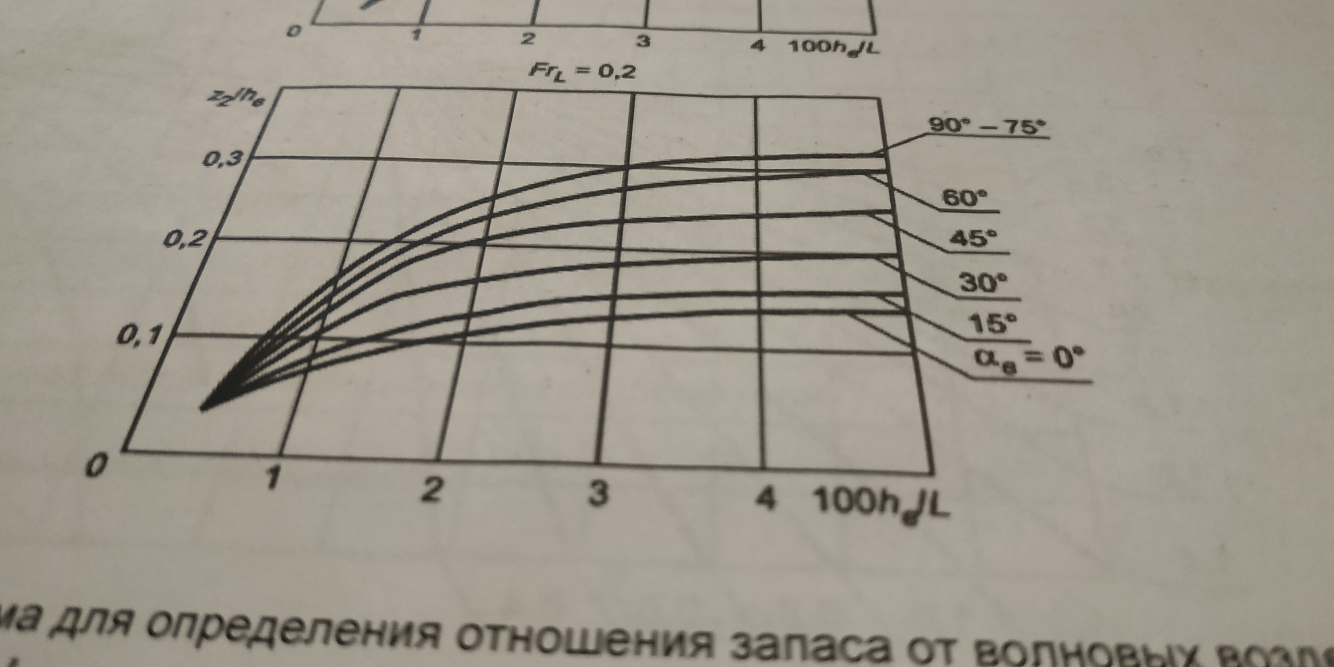
#> input picture res/img.jpg, 4000 x 2000 px (shown at 1/3 size)
$ python main.py
#> lines starting #> are read from the running program, lines starting #| are printed output that depends on the picture
import cv2, shutil, os
import numpy as np
from skimage.morphology import skeletonize, medial_axis
import importlib
import runpy
from tkinter import Tk
from tkinter.filedialog import askopenfilename


def check_folder_exist(folder):
    if not os.path.isdir(folder):
        os.mkdir(folder)


def folder_clear(folder):
    for filename in os.listdir(folder):
        file_path = os.path.join(folder, filename)
        try:
            if os.path.isfile(file_path) or os.path.islink(file_path):
                os.unlink(file_path)
            elif os.path.isdir(file_path):
                shutil.rmtree(file_path)
        except Exception as e:
            print('Failed to delete %s. Reason: %s' % (file_path, e))

def empty(a):
    pass

# mouse callback function for line drawing
# [15 lines left out: function line_drawing, not called in this run]

def img_scaling(scale):
    img = imgGet.copy()
    height, width = img.shape[:2]  # image dimentions

    # масштабируем до 600рх по длинной стороне
    height = int(height * scale / width)
    width = scale
    if height >= width:
        width = int(width * scale / height)
        height = scale

    img = cv2.resize(img, (width, height), interpolation=cv2.INTER_AREA)
    return img

# mouse callback fun for put marks
# [55 lines left out: functions dots_drawing, cropping_img, not called in this run]


if __name__ == '__main__':
    folderToSaveImg = 'res/skeleton/'
    # if not os.path.isdir(folderToSaveImg):
    #     os.mkdir(folderToSaveImg)
    check_folder_exist(folderToSaveImg)
    folder_clear(folderToSaveImg)
    #print("Текущая деректория:", os.getcwd())

    Tk().withdraw() # we don't want a full GUI, so keep the root window from appearing
    res_filename = askopenfilename() # show an "Open" dialog box and return the path to the selected file
#> the answer given: res/img.jpg

    imgGet = cv2.imread(res_filename, cv2.IMREAD_COLOR)#get image from file
#> imgGet is the input picture: shape (2000, 4000, 3); mean B, G, R 140.3, 151.9, 158.3
    #imgColour = imgGet.copy()#cv2.cvtColor(imgGet, cv2.COLOR_GRAY2BGR) # assign color model


    scale = int(input("Input window size in px (default=800)\n"
                      "Введите размер окна в пикселях: ") or "800") # scale in px
#> the answer given: 100
    imgColour = img_scaling(scale) # to fit at monitor
#> in img_scaling, `img = cv2.resize(img, (width, height), interpolation=cv2.INTER_AREA)`:
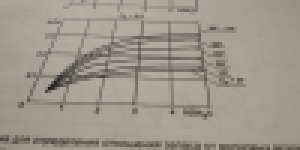
#> img: shape (50, 100, 3) (shown 3 times larger); mean B, G, R 140.3, 151.9, 158.3

    # get borders for tracker
    height, width = imgColour.shape[:2]
#> height = 50; width = 100

    drawing = False # true if mouse is pressed
    pt1_x, pt1_y = None , None
    dim_x, dim_y = [], []

#> (the run stopped early here; a loop or call above may not have finished)
